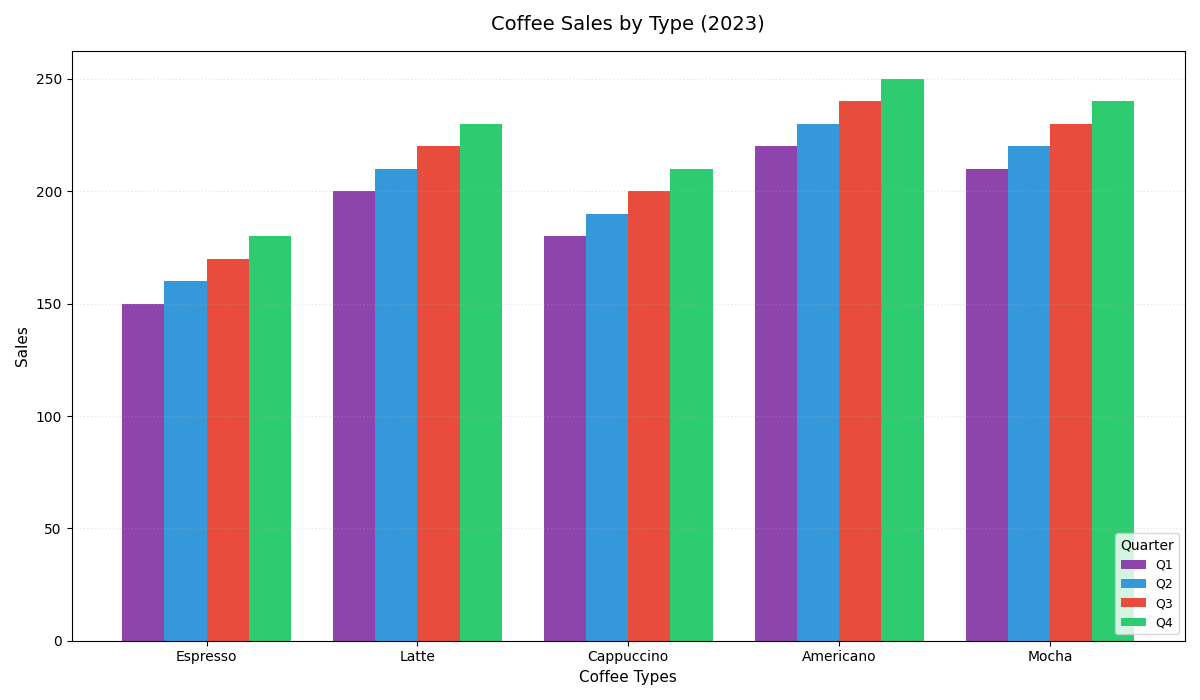

The Python source for this figure:
import matplotlib.pyplot as plt
import numpy as np

coffee_types = ['Espresso', 'Latte', 'Cappuccino', 'Americano', 'Mocha']

sales_Q1 = [150, 200, 180, 220, 210]
sales_Q2 = [160, 210, 190, 230, 220]
sales_Q3 = [170, 220, 200, 240, 230]
sales_Q4 = [180, 230, 210, 250, 240]

data = [sales_Q1, sales_Q2, sales_Q3, sales_Q4]

x = np.arange(len(coffee_types))
fig, ax = plt.subplots(figsize=(12, 7))
width = 0.2

# Use varied marker types and line styles for stylistic changes
colors = ['#8e44ad', '#3498db', '#e74c3c', '#2ecc71']
line_styles = ['-', '--', '-.', ':']

for i, (sales, color, line_style) in enumerate(zip(data, colors, line_styles)):
    rects = ax.bar(x + i * width, sales, width, 
                   label=f'Q{i+1}', color=color, linestyle=line_style)
    for rect in rects:
        height = rect.get_height()
        ax.annotate(f'{height}', xy=(rect.get_x() + rect.get_width() / 2, height),
                    xytext=(0, 3), textcoords="offset points", ha='center', va='bottom', fontsize=8, color='white')

ax.set_title('Coffee Sales by Type (2023)', fontsize=14, fontweight='medium', pad=15)
ax.set_xlabel('Coffee Types', fontsize=11)
ax.set_ylabel('Sales', fontsize=11)
ax.set_xticks(x + width * 1.5)
ax.set_xticklabels(coffee_types, fontsize=10)

# Shuffle the legend location
ax.legend(title='Quarter', fontsize=9, loc='lower right')

# Alternate grid style
ax.yaxis.grid(True, linestyle=':', linewidth=1, alpha=0.3)

plt.tight_layout()
plt.show()
